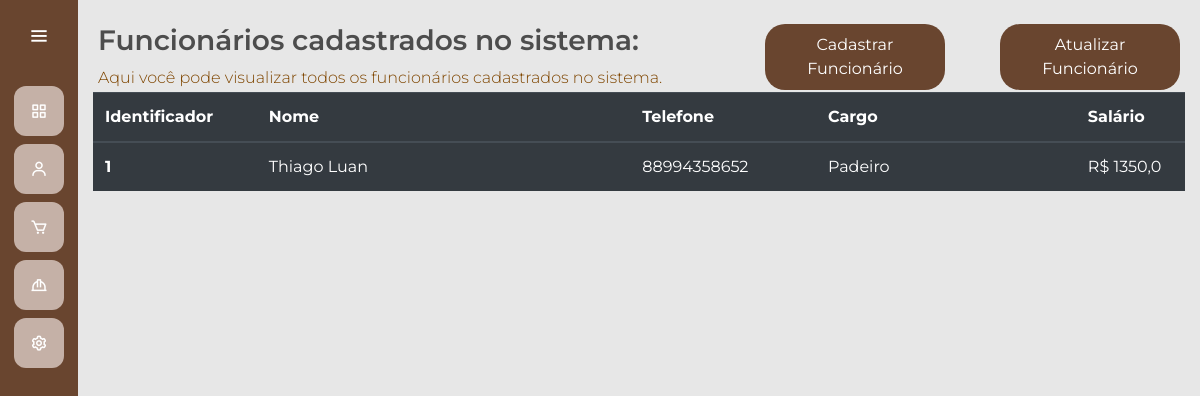
The app's page /gerenciamento/funcionarios/, older data.
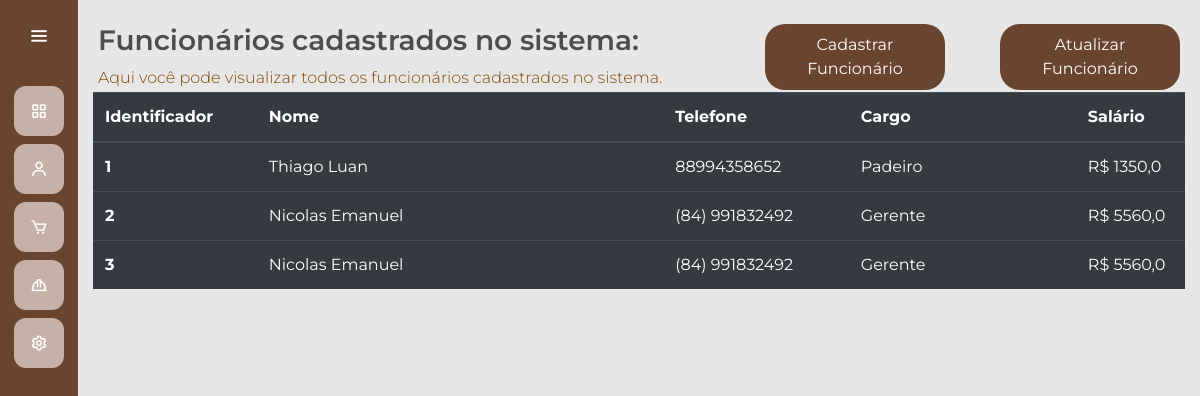
The same page, newer data.
### gerenciamento/models.py (models this page shows, shortened)
class Funcionario(models.Model):
    id_funcionario = models.AutoField(primary_key=True)
    nome_funcionario = models.CharField(max_length=255)
    telefone_funcionario = models.CharField(max_length=20)
    cargo = models.CharField(max_length=255)
    salario = models.FloatField()

### gerenciamento/views.py (the view)
# urls.py: path('funcionarios/', views.funcionarios, name='funcionarios'),
def funcionarios(request):
    funcionarios_list = Funcionario.objects.all()
    return render(request, 'funcionarios.html', {'funcionarios': funcionarios_list})

### gerenciamento/templates/funcionarios.html (shortened to what this page needs)
{% extends "gerente.html" %}
{% load static %}
{% block 'head' %}
    <link rel="stylesheet" href="{% static 'usuarios/css/telaprincipal.css' %}">
    <link rel="stylesheet" href="{% static 'gerenciamento/css/gerenciamento.css' %}">
{% endblock %}
{% block 'dashboard' %}
<body>
    <br>
    <div class="main-navbar">
        <div class="titulo-funcionarios">
            <h3 class="titulo-funcionario">Funcionários cadastrados no sistema:</h3>
            <p class="subtitulo-funcionario">Aqui você pode visualizar todos os funcionários cadastrados no sistema.</p>
        </div>
        <div class="botoes">
            <div class="add-funcionario" name="addfuncionario">
                <button onclick="exibir_funcionario('1')" class="add-btn">Cadastrar Funcionário</button>
            </div>
            <div class="att-funcionario" name="attfuncionario">
                <button onclick="exibir_funcionario('2')" class="add-btn">Atualizar Funcionário</button>
            </div>
        </div>
    </div>
    <div class="funcionarios">
        <div class="container-fluid distanciamento-cliente">
            <table class="table table-dark">
                <thead>
                    <tr>
                        <th class="id" scope="col">Identificador</th>
                        <th class="nome" scope="col">Nome</th>
                        <th class="telefone" scope="col">Telefone</th>
                        <th class="cargo" scope="col">Cargo</th>
                        <th class="salario" scope="col">Salário</th>
                    </tr>
                </thead>
                <tbody>
                    {% for funcionario in funcionarios %}
                        <tr>
                            <th>{{ funcionario.id_funcionario }}</th>
                            <td>{{ funcionario.nome_funcionario }}</td>
                            <td>{{ funcionario.telefone_funcionario }}</td>
                            <td>{{ funcionario.cargo }}</td>
                            <td>R$ {{ funcionario.salario }}</td>
                        </tr>
                    {% endfor %}
                </tbody>
            </table>
        </div>
    </div>
</body>
{% endblock %}

### templates/gerente.html (shortened to what this page needs)
{% load static %}
<!doctype html>
<html lang="pt-BR">
  <head>
    <link rel="stylesheet" href="https://cdn.jsdelivr.net/npm/bootstrap@4.6.1/dist/css/bootstrap.min.css">
    <link rel="stylesheet" href="{% static 'general/css/base.css' %}">
    <link rel="stylesheet" href="{% static 'general/css/general.css' %}">
    <link href='https://unpkg.com/boxicons@2.1.4/css/boxicons.min.css' rel='stylesheet'>
    <link rel="stylesheet" href="https://stackpath.bootstrapcdn.com/bootstrap/4.4.1/css/bootstrap.min.css">
    {% block 'head' %}{% endblock %}
  </head>
  <body>
    <div class="sidebar">
        <div class="logo-details">
            <i class='bx bx-menu' id="btn" ></i>
        </div>
        <ul class="nav-list">
          <li>
            <a href="{% url 'principalGerente' %}">
              <i class='bx bx-grid-alt'></i>
            </a>
          </li>
          <li>
          <a href="{% url 'clientes' %}">
            <i class='bx bx-user' ></i>
          </a>
        </li>
        <li>
          <a href="{% url 'listaPedidos' %}">
            <i class='bx bx-cart'></i>
          </a>
        </li>
        <li>
          <a href="{% url 'funcionarios' %}">
            <i class='bx bx-hard-hat'></i>
          </a>
        </li>
        <li>
          <a href="{% url 'perfilGerente' %}">
            <i class='bx bx-cog' ></i>
          </a>
        </li>
        </ul>
      </div>
      <section class="home-section">
          {% block 'dashboard'%}
          {% endblock %}
      </section>
  </body>
</html>

### templates/static/general/css/base.css (style rules this page uses)
* { margin: 0; padding: 0; box-sizing: border-box; font-family: "Montserrat" , sans-serif; }
.sidebar { position: fixed; left: 0; top: 0; height: 100%; width: 78px; background: var(--dark-color); padding: 6px 14px; z-index: 99; transition: all 0.5s ease; }
.sidebar .logo-details { height: 60px; display: flex; align-items: center; position: relative; }
.sidebar .logo-details #btn { position: absolute; top: 50%; right: 0; transform: translateY(-50%); font-size: 22px; transition: all 0.4s ease; font-size: 23px; text-align: center; cursor: pointer; transition: all 0.5s ease; }
.sidebar i { color: #fff; height: 60px; min-width: 50px; font-size: 28px; text-align: center; line-height: 60px; }
.sidebar .nav-list { margin-top: 20px; height: 100%; }
.sidebar li { position: relative; margin: 8px 0; list-style: none; }
.sidebar li a { display: flex; height: 100%; width: 100%; border-radius: 12px; align-items: center; text-decoration: none; transition: all 0.4s ease; background: var(--main-color); }
.sidebar li i { height: 50px; line-height: 50px; font-size: 18px; border-radius: 12px; }
.home-section { position: relative; min-height: 100vh; top: 0; background: #E7E7E7; left: 78px; color: #7F4600; width: calc(100% - 78px); transition: all 0.5s ease; z-index: 2; }
body { background-color: hsl(0, 0%, 98%); }
h1,h2,h3,h4,h5,h6 { color:hsl(0, 0%, 30%); }

### templates/static/general/css/general.css (style rules this page uses)
:root { --main-color: #c5b1a7; --dark-color: #69452F; --light-color: #E7E7E7; --contrast-color: #faab66; --differential-color: #4b280b; --red-color: #9E7047; }

### templates/static/usuarios/css/telaprincipal.css (style rules this page uses)
:root { --main-color: #c5b1a7; --dark-color: #69452F; --light-color: #E7E7E7; --contrast-color: #faab66; --differential-color: #4b280b; --red-color: #9E7047; }
* { margin: 0; padding: 0; box-sizing: border-box; outline: none; font-family: 'Montserrat', sans-serif; }
body { width: 100%; height: auto; display: flex; }
.main-navbar { display: flex; justify-content: space-between; align-items: center; }
.add-btn { background-color: var(--dark-color); color: white; border: none; border-radius: 20px; width: 180px; cursor: pointer; margin-left: 35px; padding: 9px; }

### templates/static/gerenciamento/css/gerenciamento.css (style rules this page uses)
:root { --main-color: #c5b1a7; --dark-color: #69452F; --light-color: #E7E7E7; --contrast-color: #faab66; --differential-color: #4b280b; --red-color: #9E7047; }
.id { width: 15%; }
.telefone { width: 17%; }
.salario { width: 10%; }
.titulo-funcionario { padding-left: 20px; font-weight: 600; }
.subtitulo-funcionario { padding-left: 20px; font-weight: 350; margin-bottom: 2px; }
.add-funcionario { margin-right: 20px; font-weight: 350; margin-bottom: 2px; }
.botoes { display: flex; justify-content: space-between; margin-right: 20px; }

Row changes from the older to the newer data that the page shows:
added Funcionario: id_funcionario "2", nome_funcionario "Nicolas Emanuel", telefone_funcionario "(84) 991832492", cargo "Gerente", salario "5560,0"
added Funcionario: id_funcionario "3", nome_funcionario "Nicolas Emanuel", telefone_funcionario "(84) 991832492", cargo "Gerente", salario "5560,0"
